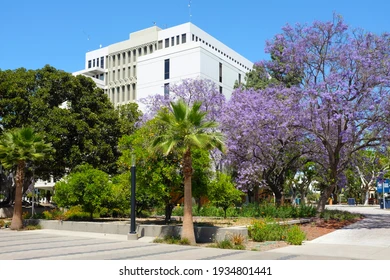
#> input picture Reading a video Images/Photos/fullerton-california.jpeg, 390 x 280 px
$ python '16_Edge detection.py'
#> lines starting #> are read from the running program, lines starting #| are printed output that depends on the picture; after the words box and inside, x2 and y2 are one past the last pixel; in counts of white or black regions, pixels touching at a corner belong together

#  Gradients and edge detection in images

import cv2 as cv
import numpy as np


img = cv.imread('Reading a video Images/Photos/fullerton-california.jpeg')
#> img is the input picture: shape (280, 390, 3); mean B, G, R 136.7, 138.1, 126.2
cv.imshow('Banner', img)

gray = cv.cvtColor(img, cv.COLOR_BGR2GRAY)
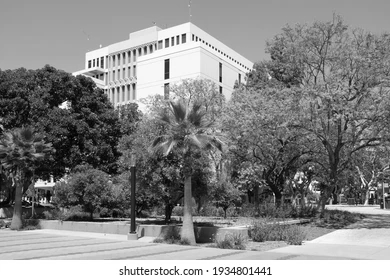
#> gray: shape (280, 390); min 0, max 255, mean 134.4
cv.imshow('Gray img', gray)

#  1] Laplacion edge detction
lap = cv.Laplacian(gray, cv.CV_64F )
lap = np.uint8(np.absolute(lap))
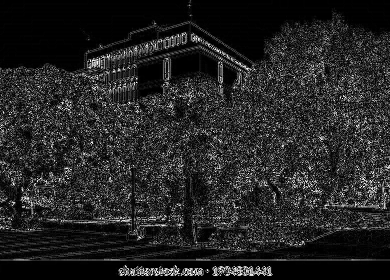
#> lap: shape (280, 390); min 0, max 255, mean 36.7

cv.imshow('Laplacion img', lap)                     # highlights the edges of the image ( pencil smugged sketch)


# 2] Sobel gradient
#  detects the gradient in both x and y direction

sobelx = cv.Sobel(gray, cv.CV_64F, 1, 0)      # gradients on x axis
sobely = cv.Sobel(gray, cv.CV_64F, 0, 1)        # gradients on y axis

comb_sobel = cv.bitwise_and(sobelx, sobely)
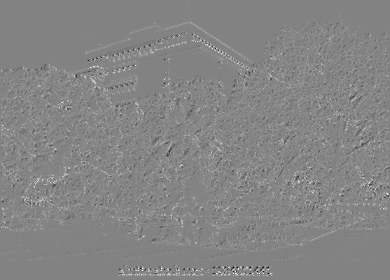
#> comb_sobel: shape (280, 390) float64; min -579, max 552, mean 11.8; drawn with min black and max white

cv.imshow('Sobel X', sobelx)                                # displays gradients across y axis
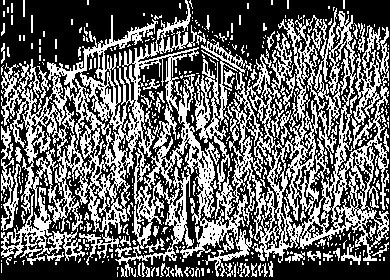
#> window 'Sobel X': shape (280, 390); 40.6% white in thin lines or dots
cv.imshow('Sobel y img ', sobely)                           # displays gradients across x axis
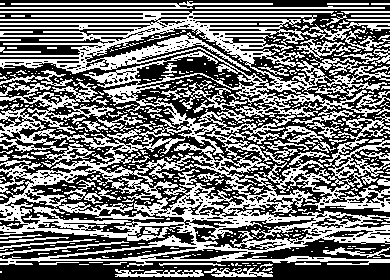
#> window 'Sobel y img ': shape (280, 390); 45.7% white in thin lines or dots
cv.imshow('Combined sobel egdes ', comb_sobel)              # combined sobel image of x and y axis gradients
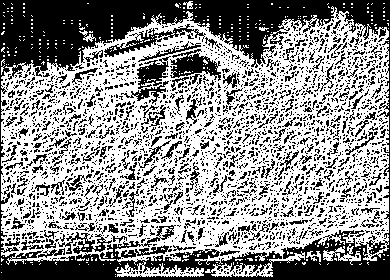
#> window 'Combined sobel egdes ': shape (280, 390); 56.6% white; 2591 black regions (2335 under 20 px), largest, box (x1, y1, x2, y2) and area: (0, 0, 390, 280) 24660, (121, 56, 171, 104) 820, (170, 49, 221, 81) 809


# Canny uses sobel in one of the stages to compute the image edges
canny = cv.Canny(gray, 150, 175)
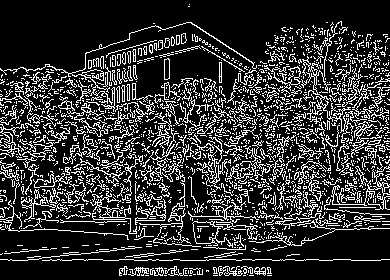
#> canny: shape (280, 390); 20% white in thin lines or dots
cv.imshow('Canny img', canny)

#  Comparing Laplacion with Canny displays a poper sketch of the image edeges
# Sobel is mostly in advanced applications

cv.waitKey(0)

$ run again, with Reading a video Images/Photos/Humans.jpeg copied over Reading a video Images/Photos/fullerton-california.jpeg
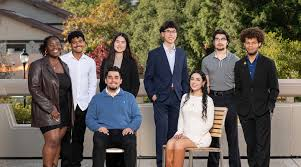
#> input picture Reading a video Images/Photos/Humans.jpeg, 301 x 167 px
#> img is the input picture: shape (167, 301, 3); mean B, G, R 83.1, 94, 101.3
#> `cv.imshow('Sobel X', sobelx)`:
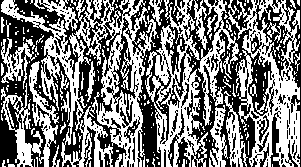
#> window 'Sobel X': shape (167, 301); 48.9% white; 247 white regions (214 under 20 px), largest, box (x1, y1, x2, y2) and area: (228, 0, 300, 167) 5033, (74, 0, 157, 167) 4528, (145, 0, 208, 167) 3942
#> `canny = cv.Canny(gray, 150, 175)`:
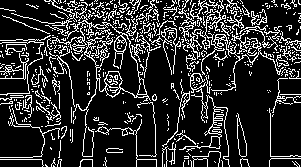
#> canny: shape (167, 301); 17.8% white in thin lines or dots
